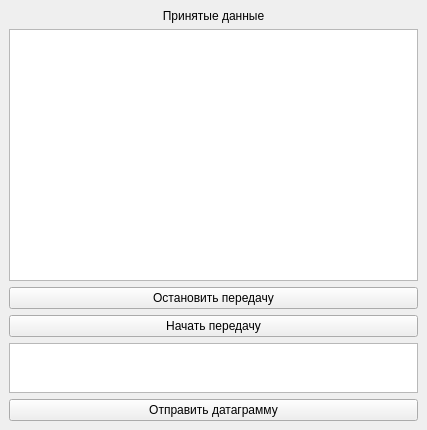
<?xml version="1.0" encoding="UTF-8"?>
<ui version="4.0">
 <class>MainWindow</class>
 <widget class="QMainWindow" name="MainWindow">
  <property name="geometry">
   <rect>
    <x>0</x>
    <y>0</y>
    <width>427</width>
    <height>430</height>
   </rect>
  </property>
  <property name="windowTitle">
   <string>MainWindow</string>
  </property>
  <widget class="QWidget" name="centralwidget">
   <layout class="QVBoxLayout" name="verticalLayout">
    <item>
     <widget class="QLabel" name="lb_receiveData">
      <property name="text">
       <string>Принятые данные</string>
      </property>
      <property name="alignment">
       <set>Qt::AlignCenter</set>
      </property>
     </widget>
    </item>
    <item>
     <widget class="QTextEdit" name="te_result"/>
    </item>
    <item>
     <widget class="QPushButton" name="pb_stop">
      <property name="text">
       <string>Остановить передачу</string>
      </property>
     </widget>
    </item>
    <item>
     <widget class="QPushButton" name="pb_start">
      <property name="text">
       <string>Начать передачу</string>
      </property>
     </widget>
    </item>
    <item>
     <widget class="QTextEdit" name="te_enterData">
      <property name="sizePolicy">
       <sizepolicy hsizetype="Expanding" vsizetype="Maximum">
        <horstretch>0</horstretch>
        <verstretch>0</verstretch>
       </sizepolicy>
      </property>
      <property name="maximumSize">
       <size>
        <width>16777215</width>
        <height>50</height>
       </size>
      </property>
     </widget>
    </item>
    <item>
     <widget class="QPushButton" name="pb_sendData">
      <property name="text">
       <string>Отправить датаграмму</string>
      </property>
     </widget>
    </item>
   </layout>
  </widget>
 </widget>
 <resources/>
 <connections/>
</ui>
